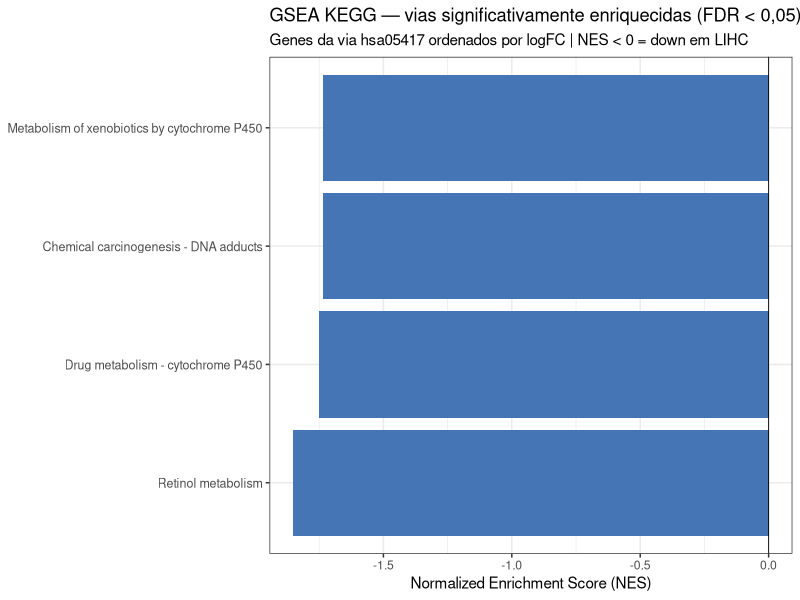

R code for this plot:
suppressPackageStartupMessages({library(ggplot2); library(dplyr)})
d <- read.csv("outputs/enrichment/GSEA_KEGG.csv", stringsAsFactors = FALSE)
d <- d[!is.na(d$ID) & d$ID != "" & !is.na(d$NES), ]
d <- d[!is.na(d$p.adjust) & d$p.adjust < 0.05, ]
cat("GSEA KEGG significativos:", nrow(d), "\n")
if (nrow(d) > 0) {
  d <- d %>% arrange(NES)
  d$Description <- gsub(" - ", " - ", d$Description)
  p <- ggplot(d, aes(x = reorder(Description, NES), y = NES, fill = NES < 0)) +
    geom_col() +
    coord_flip() +
    scale_fill_manual(values = c("TRUE" = "#4575B4", "FALSE" = "#D73027"),
                      guide = "none") +
    geom_hline(yintercept = 0, linewidth = 0.3) +
    labs(x = NULL, y = "Normalized Enrichment Score (NES)",
         title = "GSEA KEGG — vias significativamente enriquecidas (FDR < 0,05)",
         subtitle = "Genes da via hsa05417 ordenados por logFC | NES < 0 = down em LIHC") +
    theme_bw(base_size = 11) +
    theme(axis.text.y = element_text(size = 9))
  ggsave("outputs/enrichment/GSEA_KEGG_barplot.png", p,
         width = 9, height = 4.5, dpi = 300)
  cat("Figura salva: outputs/enrichment/GSEA_KEGG_barplot.png\n")
}
